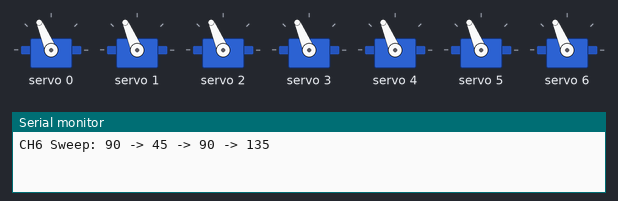
The sketch below on a simulated Arduino Uno, built with avr-gcc and run on an emulated ATmega328P. On the bench: 7 × servo, the last lines printed to the serial monitor.

Above: at 0.05 s.
At 3.0 s:
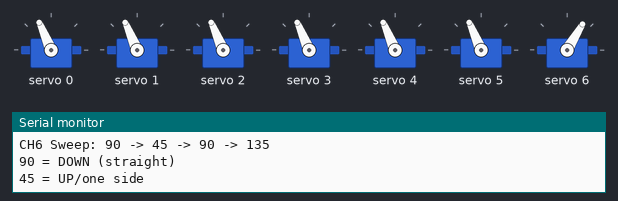
At 6.0 s:
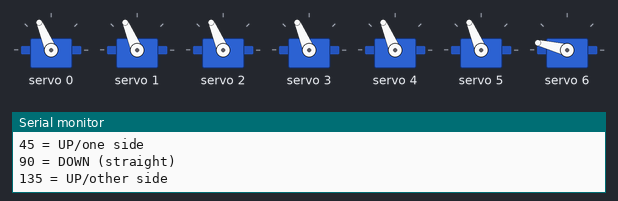
Timing chart, 0 to 7.8 s (numbered marks = the images above):
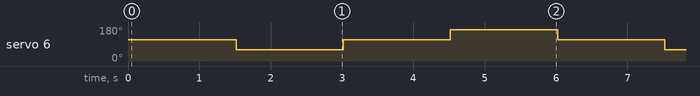

Measured:
- by itself, servo 6: repeats every 6.0 s: 113° 1.5 s, 166° 1.5 s, 113° 1.5 s, 59° 1.5 s

The sketch:

set_ch6.ino
```cpp
/*
 * CH6 Verify - Sweep 45 to 135 (leg movement)
 */

#include <Wire.h>
#include <Adafruit_PWMServoDriver.h>

Adafruit_PWMServoDriver pwm = Adafruit_PWMServoDriver();

#define SERVOMIN  125
#define SERVOMAX  575

void setAngle(int ch, int angle) {
  int pulse = map(angle, 0, 180, SERVOMIN, SERVOMAX);
  pwm.setPWM(ch, 0, pulse);
}

void setup() {
  Serial.begin(9600);

  pwm.begin();
  pwm.setOscillatorFrequency(27000000);
  pwm.setPWMFreq(50);
  delay(10);

  for (int i = 0; i < 6; i++) {
    setAngle(i, 90);
  }
  Serial.println("CH6 Sweep: 90 -> 45 -> 90 -> 135");
}

void loop() {
  setAngle(6, 90);
  Serial.println("90 = DOWN (straight)");
  delay(1500);

  setAngle(6, 45);
  Serial.println("45 = UP/one side");
  delay(1500);

  setAngle(6, 90);
  Serial.println("90 = DOWN (straight)");
  delay(1500);

  setAngle(6, 135);
  Serial.println("135 = UP/other side");
  delay(1500);
}
```
